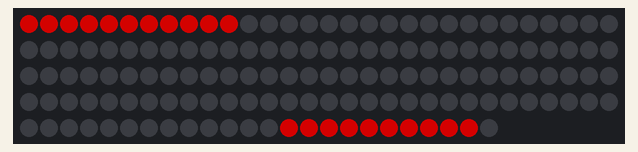
This program was run on a simulated Arduino Mega 2560, built with avr-gcc and run on an emulated ATmega2560. Parts: 144 RGB LEDs in strip order, left to right, continuing on the next row. Dim RGB values are drawn brighter than linear; random numbers use the default seed unless the program sets one; what the program prints to the serial monitor is not drawn.

Above: at 1.52 s.

The program:

main.cpp
```cpp
// --- This basic sketch / example uses 1 LED strip with 144 Leds
// --- You can change this in vars.h inside the /include folder

// Fast LED & other system imports
#include <FastLED.h>

// Our custom defines
#include "vars.h"

// Our classes
#include "ledeffect.cpp"
#include "trails.cpp"
#include "bpm.cpp"
#include "strobe.cpp"

// Create the master led array
// Declarations such as NUM_LEDS... are in variables.h
CRGBArray<NUM_LEDS> leds;
CRGBSet ledData(leds(0, NUM_LEDS));

// Holds all active led effect instances
TrailEffect effect1(1, 0, false);
TrailEffect effect2(NUM_LEDS-1, 1, true);
StrobeEffect effect3;
BPMEffect effect4(240);
// Note that these effects are disabled by default!
LedEffect *effects[] = { &effect1, &effect2, &effect3, &effect4 };
uint8_t num_effects = 4;
uint32_t frame_number = 0;

void setup() {
  // Set up serial connection
  Serial.begin(57600);
  Serial.setTimeout(1500);

  delay(1000);

  if (DEBUG) { Serial.println("DEBUG ON"); }
  else { Serial.println("DEBUG OFF"); }

  // Setup LEDs
  FastLED.addLeds<WS2812B, LED_PIN, GRB>(leds, NUM_LEDS);
  FastLED.setBrightness(MAX_BRIGHT);

  // Clear LEDS and then flash red, green, blue just as a quick test
  FastLED.clear(); FastLED.show(); FastLED.delay(500);
  if (DEBUG) {
    leds.fill_solid(CRGB::Red); FastLED.show(); FastLED.delay(500);
    leds.fill_solid(CRGB::Green); FastLED.show(); FastLED.delay(500);
    leds.fill_solid(CRGB::Blue); FastLED.show(); FastLED.delay(500);
    FastLED.clear(); FastLED.show(); FastLED.delay(500);
  }

  // Enable whatever effects we want
  //effect1.enable();
  //effect2.enable();
  //effect3.enable();
  effect4.enable();
}

void loop() {
  // Our main loop consists of the following logic:
  // 1 - iterate through our list of effects and call render() on each one to advance one step
  // 2 - use a blending technique to blend the effects and render to the output array
  // 3 - check keyboard/serial/other devices
  // 4 - write any output data to serial if necessary

  FastLED.clear();

  // Iterate over every effect
  for(int i=0; i<num_effects; i++) {
    // Skip any effects that are disabled
    if (!(effects[i] -> enabled)) {
      if (DEBUG) { Serial.print("Effect render skipped - effect disabled for effect: "); Serial.println(i); }
      continue;
    }

    // Render each effect (data gets stored in the effects' leddata variable)
    if (DEBUG) { Serial.print("Beginning effect & frame: "); Serial.print(i); Serial.print(" "); Serial.println(frame_number); }
    effects[i] -> render();
    if (DEBUG) { Serial.print("Done with effect & frame: "); Serial.print(i); Serial.print(" "); Serial.println(frame_number); }

    // Copy the data over to the global array (additively)
    for (uint8_t j=0; j<NUM_LEDS-1; j++) {
      ledData[j] += (effects[i] -> leddata)[j];
    }
  }

  if (DEBUG) { Serial.print("Global frame complete: "); Serial.println(frame_number); }
  if (DEBUG) { frame_number++; }

  FastLED.show();
}
```

vars.h
```cpp
// QUICK CHANGE variables
#define NUM_LEDS 144
#define LED_PIN 8
#define DEBUG false
#define FRAMERATE_DEBUG true
#define MAX_BRIGHT 128
// QUICK CHANGE VARIABLES
```

bpm.cpp
```cpp
#ifndef BPM_H
#define BPM_H

#include <FastLED.h>
#include "vars.h"
#include "ledeffect.cpp"

// We subclass from the LEDEffect abstract class.
class BPMEffect: public LedEffect {
  // BPM Effect flashes different segments of the LED strip to a variable BPM!
  // It's cool and stuff.

  private:
    // Each LedEffect subclass will have its own private variables
    uint32_t bpm;
    uint8_t hue;
    // The length the leds will be on, as demarked in note-size
    // So 2 = 1/2 note, or half of the beat length
    // 8 = 1/8th note, or 1/8th of the beat length
    uint8_t beat_size;
    uint16_t cutoff;

  public:
    // Default constructor - random starting index, random hue
    BPMEffect(uint32_t suppliedBpm) {
      bpm = suppliedBpm;
      hue = 0;
      beat_size = 4;
      cutoff = 65536 / beat_size;
    }

    // Each LedEffect subclass must implement render(), which renders the next frame to the ledData array
    void render() {
      if (beat16(bpm) < cutoff) { leddata(NUM_LEDS-11, NUM_LEDS-1) = CHSV(hue++, 255, 255); leddata(0, 10) = CHSV(hue, 255, 255); }
      else { leddata.fill_solid(CRGB::Black); }
    }

    void setBPM(uint32_t suppliedBPM) {
      bpm = suppliedBPM;
    }
};

#endif
```

ledeffect.cpp
```cpp
#ifndef LED_EFFECT_H
#define LED_EFFECT_H

#include <FastLED.h>
#include "vars.h"

// This is the LedEffect abstract class. All other led effects should implement the required functions here.
class LedEffect {
  public:
    bool enabled;
    CRGBArray<NUM_LEDS> leddata;
    virtual void render() = 0;

    void enable() {
      enabled = true;
    }

    void disable() {
      enabled = false;
    }

    void toggle() {
      enabled = !enabled;
    }
};

// That's it! Any class that implements this interface just has to impelement render.
#endif
```

strobe.cpp
```cpp
#ifndef STROBE_H
#define STROBE_H

#include <FastLED.h>
#include "vars.h"
#include "ledeffect.cpp"

// We subclass from the LEDEffect abstract class.
class StrobeEffect: public LedEffect {

  private:
    // Each LedEffect subclass will have its own private variables
    uint8_t bright;
    uint8_t hue;

  public:
    // Default constructor
    StrobeEffect(uint8_t providedHue=0) {
      bright = 0;
      if (hue == 0) { hue = random8(); } else { hue = providedHue; }
    }

    // Each LedEffect subclass must implement render(), which renders the next frame to the ledData array
    void render() {
      if (bright >= 254) { bright = 0; hue=random8(); }
      leddata.fill_solid(CHSV(hue, 255, bright+=15));
    }
};

#endif
```

trails.cpp
```cpp
#ifndef TRAIL_H
#define TRAIL_H

#include <FastLED.h>
#include "vars.h"
#include "ledeffect.cpp"

// We subclass from the LedEffect abstract class
class TrailEffect: public LedEffect {

  private:
    // Each LedEffect subclass will have its own private variables
    uint8_t index;
    bool direction;
    uint8_t hue;


  public:
    // Default constructor - random starting index, random hue, going forward
    TrailEffect(uint8_t startIndex=0, uint8_t startHue=0, bool reverse=false) {
      index=startIndex;
      if (startIndex == 0) {
        index = random16() % NUM_LEDS;
      } else index = startIndex;
      if (reverse) { direction = 1; } else { direction = 0; }
      if (startHue == 0) {
        hue = random8();
      } else hue = startHue;
    }

    // Each LedEffect subclass must implement render(), which renders the next frame to the ledData array
    void render() {
      if (direction == 0) { index++; } else { index--; }
      if (index == 0 && direction == 1) { direction = 0; }
      if (index == NUM_LEDS-1 && direction == 0) { direction = 1; }

      leddata.fadeToBlackBy(10);
      leddata[index] = CHSV(hue++, 255, 128);
    }
};

#endif
```

halloween.cpp
```cpp
#ifndef HALLOWEEN_H
#define HALLOWEEN_H

#include <FastLED.h>
#include "vars.h"
#include "ledeffect.cpp"

// We subclass from the LEDEffect abstract class.
class HalloweenEffect: public LedEffect {

  private:
    // Each LedEffect subclass will have its own private variables
    CRGB fading_to = CRGB(CRGB::Purple);
    uint8_t num_leds_left = NUM_LEDS/2;

  public:
    // Default constructor
    HalloweenEffect() {
      leddata(11, NUM_LEDS-1) = CRGB::DarkOrange;
    }

    // Each LedEffect subclass must implement render(), which renders the next frame to the ledData array
    void render() {
      // Randomly pick leds to fade to purple
      // Once done, start fading to orange, then goto 1
      uint8_t led_number = random8() % NUM_LEDS/2 + 15; // picks a random number between 0 and NUM_LEDS-1
      if (leddata.leds[led_number] != fading_to) {
        num_leds_left--;
        leddata[led_number] = fading_to;
        leddata[NUM_LEDS - led_number - 1] = fading_to;
      }
      if (num_leds_left == 0) {
        if (fading_to == CRGB(CRGB::Purple)) { fading_to = CRGB::DarkOrange; } else { fading_to = CRGB::Purple; }
        num_leds_left = NUM_LEDS/2;
      }
      leddata.fadeToBlackBy(5);
    }
};

#endif
```
